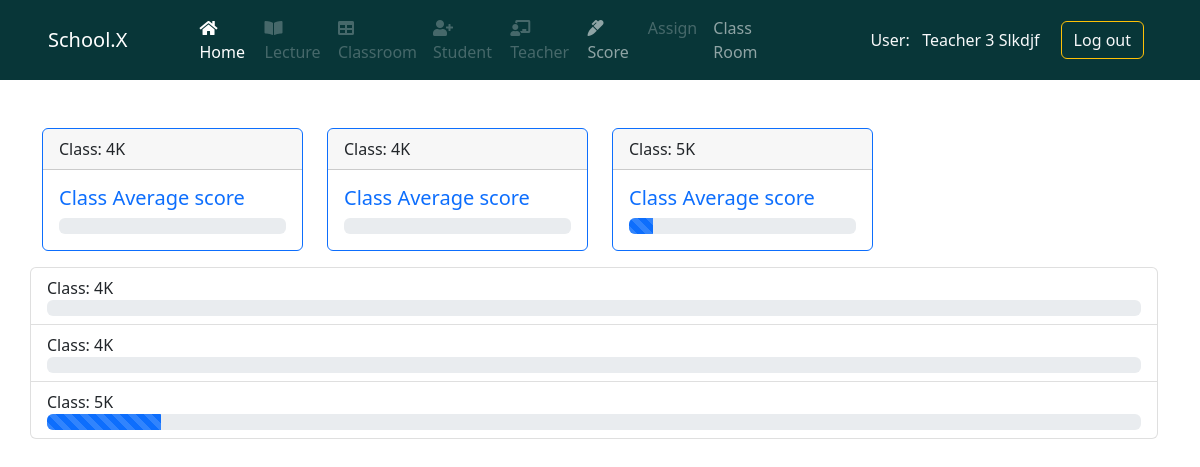
Screenshot of /score/ (signed in) with the database file from the repository.
### system1/models.py (models this page shows)
class User(AbstractUser):
    phone_regx = RegexValidator(
        regex=r'^\+?0?\d{10,13}$', message='Phone number must be in correct form +2519xxxxxxxx')
    first_name = models.CharField(max_length=50)
    last_name = models.CharField(max_length=50)
    admin = models.BooleanField(default=False)
    phone_no = models.CharField(validators=[phone_regx], max_length=50)
    def __str__(self):
        return self.first_name.capitalize() + ' ' + self.last_name.capitalize()

### system2/models.py (models this page shows)
class Class_Teacher(models.Model):
    class_room = models.ForeignKey(
        "system2.classroom",  on_delete=models.CASCADE)
    Teacher = models.ForeignKey("system1.User", on_delete=models.CASCADE)
    lecture = models.ManyToManyField(
        "system2.Lectures", related_name="room_lecture")

class classroom(models.Model):
    grade = models.IntegerField()
    section = models.CharField(max_length=2)
    lectures = models.ManyToManyField(
        "system2.Lectures", related_name="lectures")
    class Meta:
        ordering = ["grade", "section"]
    def __str__(self):
        return str(self.grade) + self.section

### system2/views.py (the view)
# urls.py: path("score/", views.chooseClassroomScoring, name="chooseClassroomScoring"),
def chooseClassroomScoring(request):
    classes = classroom.objects.all().annotate(
        class_Avg=Avg('student__score__score'))
    user = request.user
    C_T = user.class_teacher_set.all().annotate(
        class_Avg=Avg('class_room__student__score__score'))
    for x in C_T:
        print(x.class_room)
    context = {
        'classes': classes,
        'C_T': C_T,
    }
    return render(request, 'sys1/chooseClassroomScoring.html', context)

### system2/templates/sys1/chooseClassroomScoring.html
{% extends 'base.html' %}
{% block content %}
<main>
  <div class="container">
    <div class="row">
      {% for x in C_T %}
      <div class="col-md-3">
        <a href="{% url 'chooseLectureScoring' x.class_room.id  %}" class="text-decoration-none">
          <div class="card border-primary mb-3" style="max-width: 18rem">
            <div class="card-header text-dark">Class: {{x.class_room}}</div>
            <div class="card-body text-primary">
              <h5 class="card-title">Class Average score</h5>
              <div class="progress">
                <div class="progress-bar progress-bar-striped progress-bar-animated" role="progressbar"
                  aria-valuenow="75" aria-valuemin="0" aria-valuemax="100" style="width: {{x.class_Avg}}%"></div>
              </div>
            </div>
          </div>
        </a>
      </div>
      {% endfor %}
    </div>
    <div class="row">
      <div class="list-group">
        {% for x in C_T %}
        <a href="{% url 'chooseLectureScoring' x.class_room.id  %}"
          class="list-group-item list-group-item-action">Class: {{x.class_room}}
          <div class="progress mt">
            <div class="progress-bar progress-bar-striped" role="progressbar" style="width: {{x.class_Avg}}%"
              aria-valuenow="10" aria-valuemin="0" aria-valuemax="100"></div>
          </div>
        </a>
        {% endfor %}
      </div>
    </div>
  </div>
</main>
{% endblock content %}

### templates/navbar.html (shortened to what this page needs)
{% if request.user.is_authenticated %}
{% if  request.user.admin %}
<header class="mb-5">
  <nav class="navbar navbar-expand-lg navbar-dark" style="background: #083638">
    <div class="container-fluid px-5">
      <a class="navbar-brand" href="{% url 'home' %}">School.X</a>
      <button class="navbar-toggler" type="button" data-bs-toggle="collapse" data-bs-target="#navbarSupportedContent"
        aria-controls="navbarSupportedContent" aria-expanded="false" aria-label="Toggle navigation">
        <span class="navbar-toggler-icon"></span>
      </button>
      <div class="collapse navbar-collapse" id="navbarSupportedContent">
        <ul class="navbar-nav w-75 mx-5 d-flex justify-content-around mb-2 mb-lg-0">
          <li class="nav-item">
            <a class="nav-link active" aria-current="page" href="{% url 'home' %}">
              <i class="fa fa-home" aria-hidden="true"></i> Home</a>
          </li>
          <li class="nav-item">
            <a class="nav-link" aria-current="page" href="{% url 'lectureCreate' %}"><i class="fas fa-book-open"></i>
              Lecture</a>
          </li>
          <li class="nav-item">
            <a class="nav-link" href="{% url 'createClassRoom' %}"><i class="fa fa-table" aria-hidden="true"></i>
              Classroom</a>
          </li>
          <li class="nav-item">
            <a class="nav-link" href="{% url 'chooseClassroomRegister' %}"><i class="fa fa-user-plus"
                aria-hidden="true"></i>
              Student</a>
          </li>
          <li class="nav-item">
            <a class="nav-link" href="{% url 'register' %}"><i class="fas fa-chalkboard-teacher"></i> Teacher</a>
          </li>
          <li class="nav-item">
            <a class="nav-link disabled" href="#">
              <i class="fas fa-marker"></i> Score</a>
          </li>
          <li class="nav-item">
            <a class="nav-link" href="{% url 'assignment' %}">Assign </a>
          </li>
          <li class="nav-item">
            <a class="nav-link" href="{% url 'classrooms' %}"> Class Room </a>
          </li>
          <!-- <li class="nav-item dropdown">
                    <a
                      class="nav-link dropdown-toggle"
                      href="#"
                      id="navbarDropdown"
                      role="button"
                      data-bs-toggle="dropdown"
                      aria-expanded="false"
                    >
                      Dropdown
                    </a>
                    <ul class="dropdown-menu" aria-labelledby="navbarDropdown">
                      <li><a class="dropdown-item" href="#">Action</a></li>
                      <li><a class="dropdown-item" href="#">Another action</a></li>
                      <li><hr class="dropdown-divider" /></li>
                      <li>
                        <a class="dropdown-item" href="#">Something else here</a>
                      </li>
                    </ul>
                  </li> -->
          <!-- <li class="nav-item">
                    <a class="nav-link disabled">Disabled</a>
                  </li> -->
        </ul>
        <!-- <form class="d-flex">
                  <input
                    class="form-control me-2"
                    type="search"
                    placeholder="Search"
                    aria-label="Search"
                  />
                  <button class="btn btn-outline-success" type="submit">
                    Search
                  </button>
                </form> -->
        <div class="ms-4 d-flex align-items-center justify-content-around pe-2">
          <p class="btn text-light text-nowrap my-auto">
            User: &nbsp;
            <a href="" class="text-light text-decoration-none text-nowrap">{{request.user}}</a>
          </p>
          <div class="ms-2">
            <button class="btn btn-outline-warning text-nowrap">
              <a class="text-decoration-none text-light" href="{% url 'logout' %}">Log out</a>
            </button>
          </div>
        </div>
      </div>
    </div>
  </nav>
</header>
{% else %}
<header class="mb-5">
  <nav class="navbar navbar-expand-lg navbar-dark" style="background: #083638">
    <div class="container-fluid px-5">
      <a class="navbar-brand" href="{% url 'home' %}">School.X</a>
      <div class="collapse navbar-collapse" id="navbarSupportedContent">
        <ul class="navbar-nav w-75 mx-5 d-flex justify-content-around mb-2 mb-lg-0">
          <li class="nav-item">
            <a class="nav-link active" aria-current="page" href="{% url 'home' %}">
              <i class="fa fa-home" aria-hidden="true"></i> Home</a>
          </li>
          <li class="nav-item">
            <a class="nav-link disabled" aria-current="page" href="#"><i class="fas fa-book-open"></i>
              Lecture</a>
          </li>
          <li class="nav-item">
            <a class="nav-link disabled" href="#"><i class="fa fa-table" aria-hidden="true"></i>
              Classroom</a>
          </li>
          <li class="nav-item">
            <a class="nav-link disabled" href="#"><i class="fa fa-user-plus" aria-hidden="true"></i>
              Student</a>
          </li>
          <li class="nav-item">
            <a class="nav-link disabled" href="#"><i class="fas fa-chalkboard-teacher"></i>
              Teacher</a>
          </li>
          <li class="nav-item">
            <a class="nav-link" href="{% url 'chooseClassroomScoring'  %}">
              <i class="fas fa-marker"></i> Score</a>
          </li>
          <li class="nav-item">
            <a class="nav-link disabled" href="#">Assign </a>
          </li>
          <li class="nav-item">
            <a class="nav-link" href="{% url 'classrooms' %}"> Class Room </a>
          </li>
        </ul>
        <div class="ms-4 d-flex align-items-center justify-content-around pe-2">
          <p class="btn text-light text-nowrap my-auto">
            User: &nbsp;
            <a href="" class="text-light text-decoration-none text-nowrap">{{request.user}} </a>
          </p>
          <div class="ms-2">
            <button class="btn btn-outline-warning text-nowrap">
              <a class="text-decoration-none text-light" href="{% url 'logout' %}">Log out</a>
            </button>
          </div>
        </div>
      </div>
    </div>
  </nav>
</header>
{% endif %}
{% endif %}

### static/style/Css/all.css (style rules this page uses)
.fa, .fas, .far, .fal, .fad, .fab { -moz-osx-font-smoothing: grayscale; -webkit-font-smoothing: antialiased; display: inline-block; font-style: normal; font-variant: normal; text-rendering: auto; line-height: 1; }
.fa-book-open:before { content: "\f518"; }
.fa-chalkboard-teacher:before { content: "\f51c"; }
.fa-home:before { content: "\f015"; }
.fa-marker:before { content: "\f5a1"; }
.fa-table:before { content: "\f0ce"; }
.fa-user-plus:before { content: "\f234"; }
.fa, .fas { font-family: 'Font Awesome 5 Free'; font-weight: 900; }

### rows the page displays
User: user "Teacher 3 Slkdjf"
Class_Teacher: class_room "4K"
Class_Teacher: class_room "4K"
Class_Teacher: class_room "5K", {{ x.class_Avg }} 10.4 (drawn)
